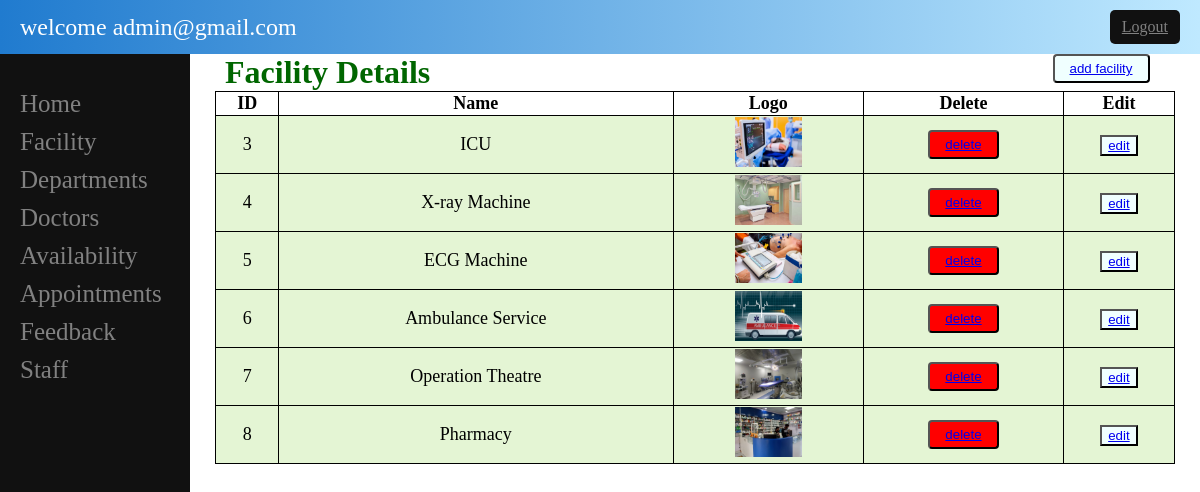
/admin/facilitys.php (signed in), run on the app's committed database.
### tables this page shows
CREATE TABLE `facility` (
  `facility_id` int(11) NOT NULL,
  `facility_name` varchar(30) NOT NULL,
  `facility_logo` varchar(100) NOT NULL
);

### admin/facilitys.php (the view, shortened to what this page needs)
<!DOCTYPE html>
<html lang="en">
<head>
</head>
<body>
<?php
    include 'sidebar.php';
    ?>
    <main>
    <h1>Facility Details </h1><button class="add"><a href="add_facility.php">add facility</a></button>
                <table >
                    <thead>
                        <tr>
                            <th>ID</th>
                            <th>Name</th>
                            <th>Logo</th>
                            <th>Delete</th>
                            <th>Edit</th>
                        </tr>
                    </thead>
                    <tbody>
                        <?php
                        require_once('../inc/connection.php');
                        $select_facility = "SELECT * FROM facility";
                        $run_facility = mysqli_query($conn,$select_facility);
                        while ($row_facility = mysqli_fetch_array($run_facility)){
                         $facility_id = $row_facility['facility_id'];
                         $facility_name = $row_facility['facility_name'];
                         $facility_logo = $row_facility['facility_logo'];
                        ?>
                       <tr>
                        <td><?php echo $facility_id;?></td>
                        <td><?php echo $facility_name;?></td>
                        <td><img src="upload/<?php echo $facility_logo;?>"height="50px"></td>
                        <td ><button class="red"><a href="facilitys.php?del=<?php echo $facility_id ;?>" onclick="return confirm('Are you sure you want to delete this facility?')" >delete</a></button></td>
                        <td ><button class="green"><a href="edit_facility.php?edit=<?php echo $facility_id?>">edit</a></button></td>
                       </tr>
                       <?php }?>
                    </tbody>
                </table>
    </main>
</body>
</html>

### admin/facilitys.php (style rules this page uses)
table { margin: 0 auto; font-size: large; border: 1px solid black; width:95%; border-collapse:collapse; }
h1 { margin-left:35px; color: #006600; display:inline; }
td { background-color: #E4F5D4; border: 1px solid black; }
th, td { font-weight: bold; border: 1px solid black; text-align: center; }
td { font-weight: lighter; }
.red { background-color:red; border-radius:4px; padding:5px 15px; }
.green { background-color:azure; }
.add { background-color:azure; border-radius:4px; padding:5px 15px; float:right; margin-right:5%; }

### admin/sidebar.php (style rules this page uses)
body { margin: 0; padding: 0; }
main { margin-left: 190px; top:0; }

### data on the page
facility: facility_id "3", facility_name "ICU", facility_logo (picture)
facility: facility_id "4", facility_name "X-ray Machine", facility_logo (picture)
facility: facility_id "5", facility_name "ECG Machine", facility_logo (picture)
facility: facility_id "6", facility_name "Ambulance Service", facility_logo (picture)
facility: facility_id "7", facility_name "Operation Theatre", facility_logo (picture)
facility: facility_id "8", facility_name "Pharmacy", facility_logo (picture)

### other printed values
$_SESSION[email] "admin@gmail.com"
